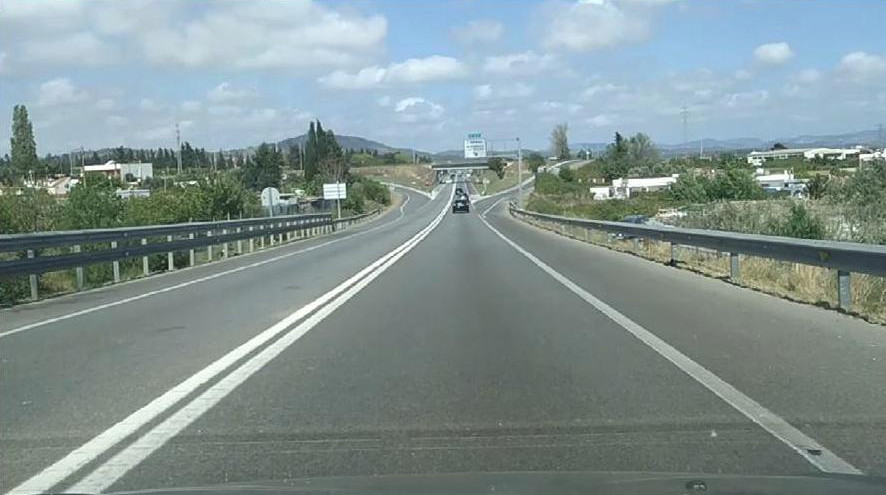
#> input picture autocesta.jpeg, 886 x 495 px
$ python detect_lines.py
#> lines starting #> are read from the running program, lines starting #| are printed output that depends on the picture; after the words box and inside, x2 and y2 are one past the last pixel; in counts of white or black regions, pixels touching at a corner belong together
import cv2
import numpy as np

img = cv2.imread('autocesta.jpeg')
#> img is the input picture: shape (495, 886, 3); mean B, G, R 146.7, 146.7, 130.6
img_blurred = cv2.GaussianBlur(img, (7, 7), None)
img_gray = cv2.cvtColor(img_blurred, cv2.COLOR_BGR2GRAY)
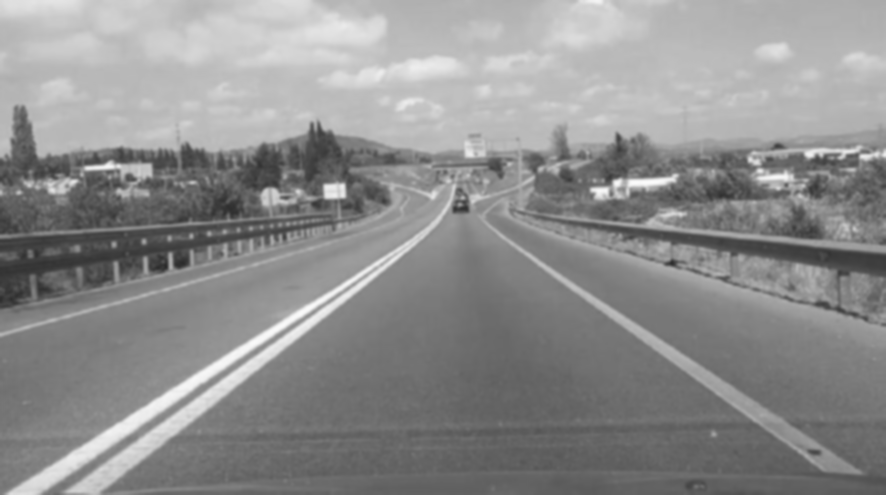
#> img_gray: shape (495, 886); min 42, max 251, mean 141.9
img_canny = cv2.Canny(img_gray, 50, 200)
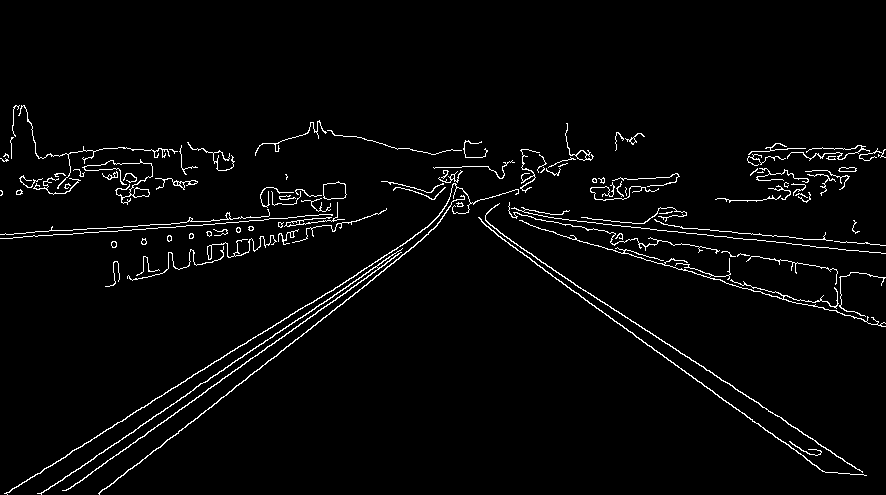
#> img_canny: shape (495, 886); 2.8% white in thin lines or dots, all inside (x1, y1, x2, y2) = (0, 105, 886, 495)

mask = np.zeros_like(img_canny)
cv2.ellipse(img=mask,
            center=(mask.shape[1] // 2, mask.shape[0]),
            axes=(mask.shape[1] // 2, mask.shape[0] // 2),
            angle=0,
            startAngle=180,
            endAngle=360,
            color=255,
            thickness=-1
            )
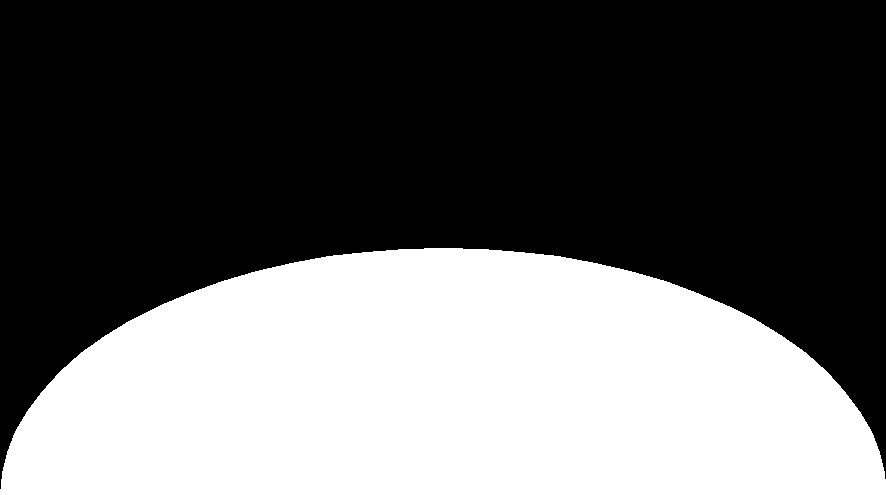
#> mask: shape (495, 886); 39.1% white; 1 white region, box (x1, y1, x2, y2) and area: (0, 248, 886, 495) 171671

filtered_canny = cv2.bitwise_and(img_canny, mask)
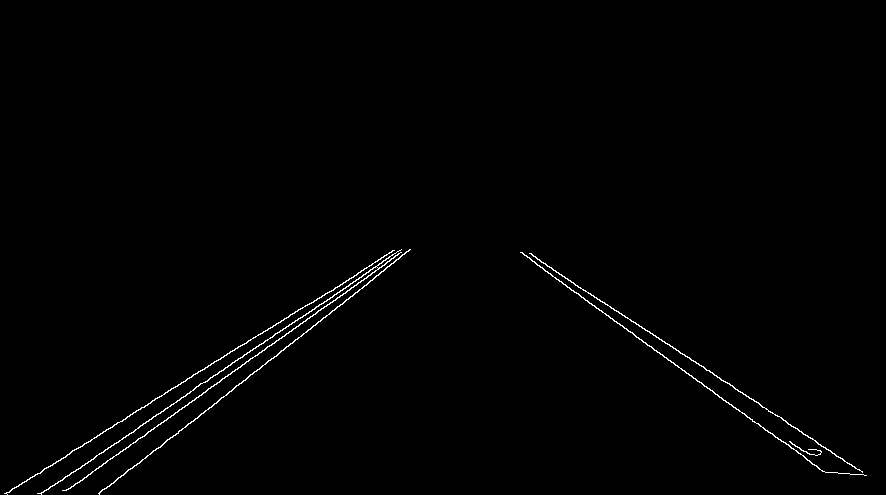
#> filtered_canny: shape (495, 886); 0.8% white in thin lines or dots, all inside (x1, y1, x2, y2) = (4, 249, 867, 495)

lines = cv2.HoughLinesP(filtered_canny, 2, np.pi / 180,
                        300, minLineLength=100, maxLineGap=10)
#> lines = [[520, 252, 781, 441], [97, 435, 305, 305], [99, 493, 398, 259], [179, 409, 389, 261], [40, 493, 193, 390], [541, 262, 862, 471]]

for line in lines:
    line = line.squeeze()
    cv2.line(img, (line[0], line[1]), (line[2], line[3]),
             (0, 255, 0), thickness=3)
#> this loop made 6 passes
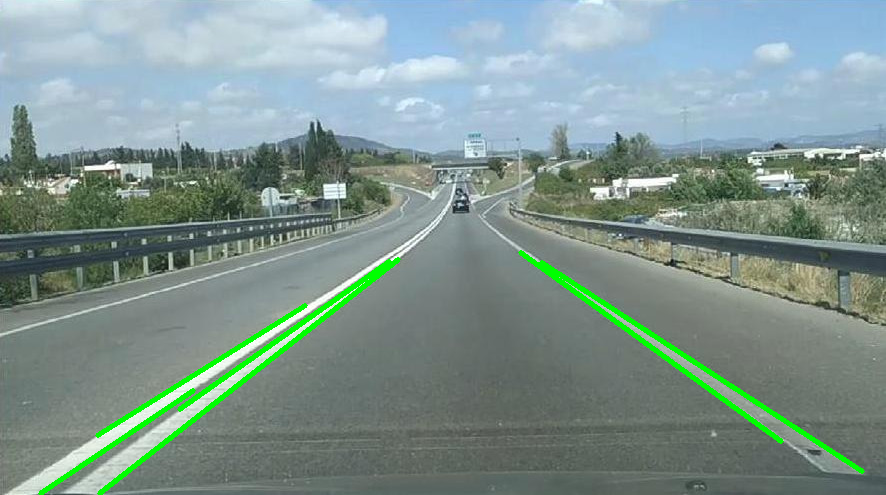
#> img: shape (495, 886, 3); 2.1% of pixels changed, all inside (x1, y1, x2, y2) = (38, 250, 865, 495)


cv2.imshow('lines', img)

cv2.waitKey()
cv2.destroyAllWindows()
